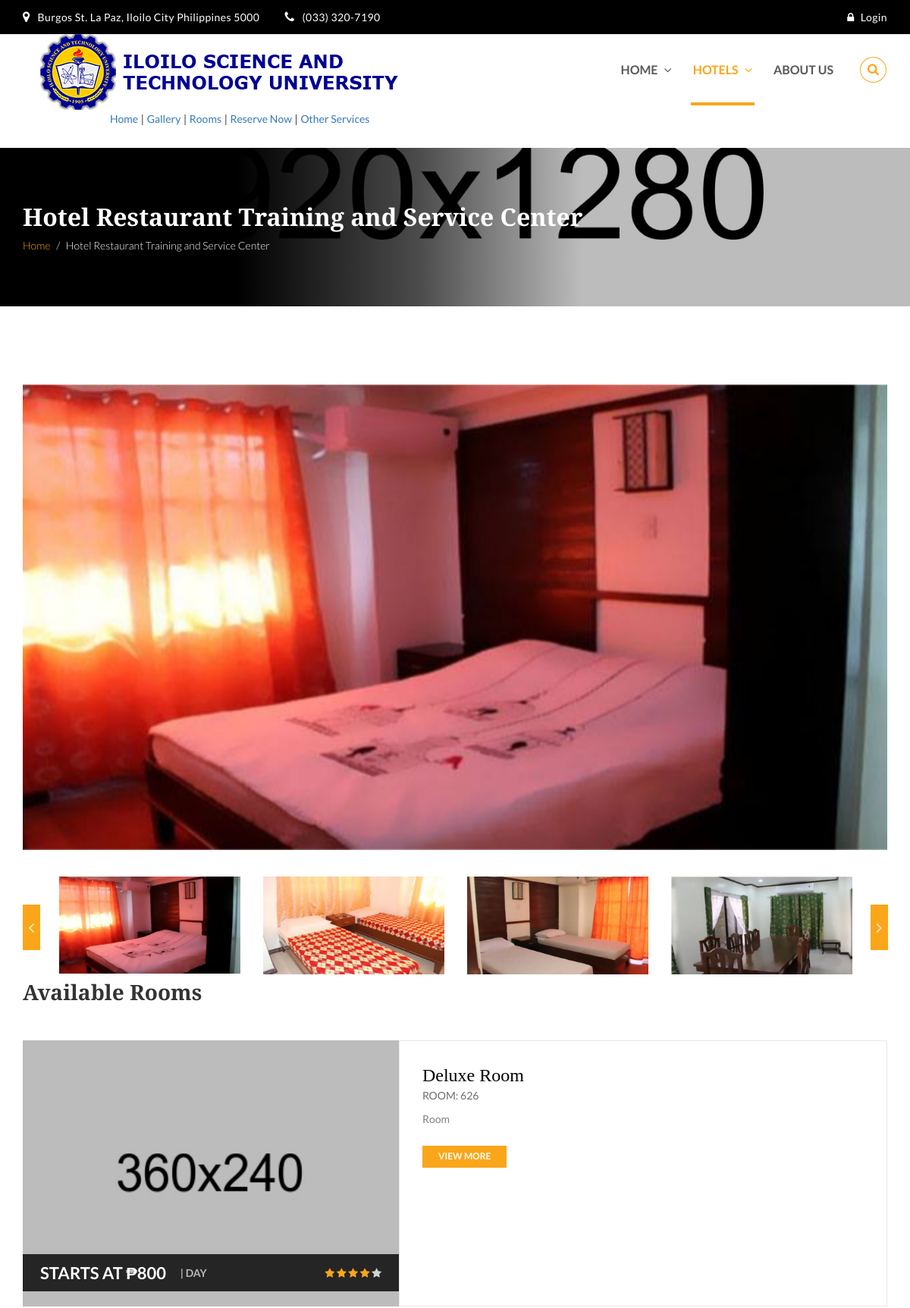
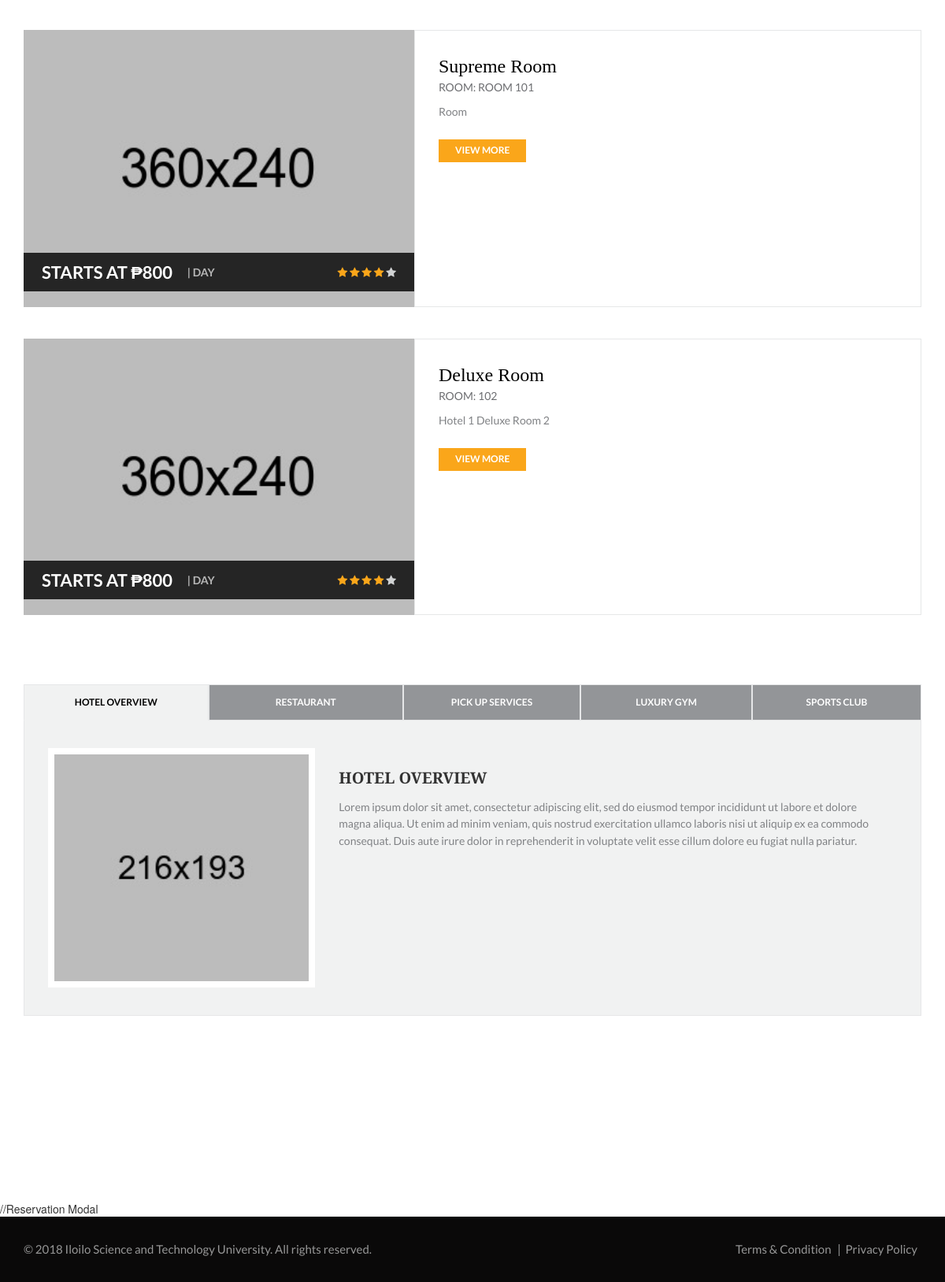
Page /hotel-hrsc.php on the committed database (2 pictures, top to bottom).
### tables this page shows
CREATE TABLE `rooms` (
  `id` int(11) NOT NULL,
  `hotel_id` int(11) NOT NULL,
  `room_type` varchar(255) NOT NULL,
  `room_name` varchar(50) NOT NULL,
  `room_description` text NOT NULL,
  `bed_number` int(11) NOT NULL,
  `image_path` varchar(255) NOT NULL,
  `last_edited_by` int(11) DEFAULT NULL
);

### hotel-hrsc.php (the view, shortened to what this page needs)
<?php
$hotel_id = 1;
require "connection.php";
?>
<!doctype html>
<html lang="en">
<head>
    <link rel="stylesheet" href="css/bootstrap.min.css">
    <link rel="stylesheet" href="css/font-awesome.min.css">
    <link rel="stylesheet" href="css/style.css">
    <link rel="stylesheet" id="cpswitch" href="css/orange.css">
    <link rel="stylesheet" href="css/responsive.css">
    <link rel="stylesheet" href="css/datepicker.css">
    <link rel="stylesheet" href="css/slick.css">
    <link rel="stylesheet" href="css/slick-theme.css">
</head>
<body>
<div id="top-bar" class="tb-text-white">
    <div class="container">
        <div class="row">
            <div class="col-xs-12 col-sm-6 col-md-6 col-lg-6">
                <div id="info">
                    <ul class="list-unstyled list-inline">
                        <li><span><i class="fa fa-map-marker"></i></span>Burgos St. La Paz, Iloilo City Philippines 5000</li>
                        <li><span><i class="fa fa-phone"></i></span>(033) 320-7190</li>
                    </ul>
                </div>
            </div>
            <div class="col-xs-12 col-sm-6 col-md-6 col-lg-6">
                <div id="links">
                    <ul class="list-unstyled list-inline">
                        <?php
                        if(isset($_SESSION["user_id"])) {
                            ?>
                            <li><a href="login-user.php"><span><i class="fa fa-lock"></i></span>Logout</a></li>
                            <?php
                        }
                        else {
                            ?>
                            <li><a href="login.php"><span><i class="fa fa-lock"></i></span>Login</a></li>
                            <?php
                        }
                        ?>
                    </ul>
                </div>
            </div>
        </div>
    </div>
</div>
<nav class="navbar navbar-default main-navbar navbar-custom navbar-white" id="mynavbar-1">
    <div class="container">
        <div class="navbar-header">
            <img src="images/logo.png" class="img-responsive" alt="registration-img">
        </div>
        <div class="collapse navbar-collapse" id="myNavbar1">
            <ul class="nav navbar-nav navbar-right navbar-search-link">
                <li class="dropdown"><a href="#" class="dropdown-toggle" data-toggle="dropdown">Home<span><i class="fa fa-angle-down"></i></span></a>
                </li>
                <li class="dropdown active"><a href="#" class="dropdown-toggle" data-toggle="dropdown">Hotels<span><i class="fa fa-angle-down"></i></span></a>
                </li>
                <li class="text">
                    <a href="inquiry-client.php">About us</a>
                </li>
                <li><a href="javascript:void(0)" class="search-button"><span><i class="fa fa-search"></i></span></a></li>
            </ul>
        </div>
        <div class="navbar" style="margin-left: 10%">
            <a href="#" class="about-text">Home</a> |
            <a href="#gallery">Gallery</a> |
            <a href="#available-rooms">Rooms</a> |
            <a data-toggle="modal" data-target="#thanks" style="cursor: pointer">Reserve Now</a> |
            <a href="#hotel-overview">Other Services</a>
        </div>
    </div>
</nav>
<section class="page-cover" id="cover-hotel-detail">
    <div class="container">
        <div class="row">
            <div class="col-sm-12">
                <h1 class="page-title">Hotel Restaurant Training and Service Center</h1>
                <ul class="breadcrumb">
                    <li><a href="#">Home</a></li>
                    <li class="active">Hotel Restaurant Training and Service Center</li>
                </ul>
            </div>
        </div>
    </div>
</section>
<section class="innerpage-wrapper">
    <div id="hotel-details" class="innerpage-section-padding">
        <div class="container">
            <div class="row">
                <div class="col-xs-12 col-sm-12 col-md-12 col-lg-12 content-side">
                    <div class="detail-slider" id="gallery">
                        <div class="feature-slider">
                            <div><img src="images/tls-1.jpg" class="img-responsive" alt="feature-img"/></div>
                        </div>
                        <div class="feature-slider-nav">
                            <div><img src="images/tls-1.jpg" class="img-responsive" alt="feature-img"/></div>
                            <div><img src="images/tls-2.jpg" class="img-responsive" alt="feature-img"/></div>
                            <div><img src="images/tls-3.jpg" class="img-responsive" alt="feature-img"/></div>
                            <div><img src="images/tls-4.jpg" class="img-responsive" alt="feature-img"/></div>
                        </div>
                    </div>
                    <div class="available-blocks" id="available-rooms">
                        <h2>Available Rooms</h2>
                        <div class="list-block main-block room-block"
                             <?php
                             $stmt = $conn->query("SELECT * FROM `rooms` WHERE `hotel_id` = '$hotel_id'");
                            while ($row = $stmt->fetch_object()) {
                            $stmt2 = $conn->query("SELECT MIN(rate) AS minimumRate FROM (room_rates) WHERE `room_id` = '$row->id'");
                            while ($row2 = $stmt2->fetch_object()){
                            $lowestPrice = $row2->minimumRate;
                            }
                            ?>
                            <div class="list-block main-block room-block">
                                <div class="list-content">
                                    <div class="main-img list-img room-img">
                                        <a href="#">
                                            <img src="<?= $row->image_path ?>" class="img-responsive" alt="room-img" />
                                        </a>
                                        <div class="main-mask">
                                            <ul class="list-unstyled list-inline offer-price-1">
                                                <li class="price">Starts at ₱<?= $lowestPrice ?><span class="divider"></span><span class="pkg"> | Day</span></li>
                                                <li class="rating">
                                                    <span><i class="fa fa-star orange"></i></span>
                                                    <span><i class="fa fa-star orange"></i></span>
                                                    <span><i class="fa fa-star orange"></i></span>
                                                    <span><i class="fa fa-star orange"></i></span>
                                                    <span><i class="fa fa-star lightgrey"></i></span>
                                                </li>
                                            </ul>
                                        </div>
                                        g                          </div>
                                    <div class="list-info room-info">
                                        <h3 class="block-title"><a href="#"><?= $row->room_type ?> Room</a></h3>
                                        <p class="block-minor">Room: <?= $row->room_name ?></p>
                                        <p><?= $row->room_description?></p>
                                        <a href="book-room.php?roomId=<?=$row->id?>" class="btn btn-orange btn-lg">View More</a>
                                    </div>
                                </div>
                            </div>
                            <?php
                                    }
                                    ?>
                        <div class="detail-tabs">
                            <ul class="nav nav-tabs nav-justified">
                                <li class="active"><a href="#hotel-overview" data-toggle="tab">Hotel Overview</a></li>
                                <li><a href="#restaurant" data-toggle="tab">Restaurant</a></li>
                                <li><a href="#pick-up" data-toggle="tab">Pick Up Services</a></li>
                                <li><a href="#luxury-gym" data-toggle="tab">Luxury Gym</a></li>
                                <li><a href="#sports-club" data-toggle="tab">Sports Club</a></li>
                            </ul>
                            <div class="tab-content">
                                <div id="hotel-overview" class="tab-pane in active">
                                    <div class="row">
                                        <div class="col-sm-4 col-md-4 tab-img">
                                            <img src="images/hotel-detail-tab-1.jpg" class="img-responsive" alt="flight-detail-img" />
                                        </div>
                                        <div class="col-sm-8 col-md-8 tab-text">
                                            <h3>Hotel Overview</h3>
                                            <p>Lorem ipsum dolor sit amet, consectetur adipiscing elit, sed do eiusmod tempor incididunt ut labore et dolore magna aliqua. Ut enim ad minim veniam, quis nostrud exercitation ullamco laboris nisi ut aliquip ex ea commodo consequat. Duis aute irure dolor in reprehenderit in voluptate velit esse cillum dolore eu fugiat nulla pariatur.</p>
                                        </div>
                                    </div>
                                </div>
                            </div>
                        </div>
                    </div>
                </div>
            </div>
        </div>
</section>
//Reservation Modal
<div id="footer-bottom" class="ftr-bot-black">
    <div class="container">
        <div class="row">
            <div class="col-xs-12 col-sm-6 col-md-6 col-lg-6" id="copyright">
                <p>© 2018 <a href="#">Iloilo Science and Technology University</a>. All rights reserved.</p>
            </div>
            <div class="col-xs-12 col-sm-6 col-md-6 col-lg-6" id="terms">
                <ul class="list-unstyled list-inline">
                    <li><a href="#">Terms & Condition</a></li>
                    <li><a href="#">Privacy Policy</a></li>
                </ul>
            </div>
        </div>
    </div>
</div>
</body>
</html>

### css/orange.css (style rules this page uses)
p { color:#808285; }
.btn { border-radius:0px; border:0px; }
.btn-orange, .btn-orange:focus { background:#faa61a; color:white; }
#top-bar { background-color:#000; }
#top-bar.tb-text-white #links ul li a, #top-bar.tb-text-white #info ul li, #top-bar.tb-text-white .form-group select, #top-bar.tb-text-white .form-group .fa { color:white; }
.navbar-white { background:white; }
.main-navbar { border:0px; border-radius:0px; }
.main-navbar .navbar-collapse { border-color:#f2f2f2; }
.main-navbar .nav > li > a { color:#58595b; }
.main-navbar .navbar-nav > li::before { background:#faa61a; }
.main-navbar .nav > li > a:hover, .main-navbar .nav > li > a:focus, .main-navbar .nav > li > a:focus:hover, .main-navbar .nav > li.active > a, .main-navbar .nav > li.active > a:focus, .main-navbar .nav > li.active > a:hover, .main-navbar .nav > li.active > a:focus:hover { color: #faa61a; background-color: transparent; }
.main-navbar .navbar-search-link > li:last-child a { border:1px solid #faa61a; color:#faa61a; border-radius:100%; }
.rating .fa.lightgrey { color:#d1d3d4; }
.rating .fa.orange { color:#faa61a; }
.offer-price-1 li.price { color:white; }
.offer-price-1 li.price .divider, .offer-price-1 li.price .pkg { color:#b6b6b6; }
.main-mask { background:rgba(0,0,0,0.8); }
.ftr-bot-black { background:#0a0909; }
#footer-bottom p, #footer-bottom a, #footer-bottom .line { color:#979797; }
#footer-bottom li:first-child:after { background:#979797; }
.page-cover { color:white; }
.page-cover::before { background:linear-gradient( to right, rgba(0, 0, 0,1) 0%,rgba(0, 0, 0,1) 26%, rgba(0, 0, 0,0.6) 46%, rgba(0, 0, 0,0) 64%,rgba(0, 0, 0,0) 100%); }
.page-cover .breadcrumb { background:none; }
.page-cover .breadcrumb li a { color:#faa61a; }
.page-cover .breadcrumb > li + li::before, .page-cover .breadcrumb li.active { color:white; }
#cover-hotel-detail { background:url('../images/cover-hotel-detail.jpg') 50% 55%; background-size:140%; color:white; }
.block-title a { color:#000; }
.list-info { border:1px solid #e6e7e8; }
.list-info .block-minor { color:#6d6e71; }
.detail-tabs .nav-tabs li a { background:#939598; color:white; border-radius:0px; border-color:#e6e7e8; }
.detail-tabs .nav-tabs.nav-justified > .active > a { border-color:#e6e7e8; border-bottom-color:transparent; }
.detail-tabs .nav-tabs li.active a { background:#f1f2f2; color:#000; }
.detail-tabs .tab-content .tab-pane { border:1px solid #e6e7e8; border-top:0px; background:#f1f2f2; }
.detail-tabs .tab-content .tab-pane img { border:8px solid white; }
.about-text { background:white; }

### css/responsive.css (style rules this page uses)
@media (min-width:1200px) { .main-navbar.navbar-custom .navbar-nav > li { padding: 22px 0; -webkit-transition: padding 0.3s; -moz-transition: padding 0.3s; transition: padding 0.3s; margin:0px 1px; } }
@media (min-width:1200px) { .main-navbar .nav > li > a { padding-left:0px; padding-right:0px; margin:0px 13px; } }
@media (min-width:1200px) { .main-navbar .navbar-nav > li:last-child a { margin-right:0px; } }
@media (min-width:1200px) { .main-navbar .navbar-nav > li:last-child { margin-left:12px; } }
@media (min-width:1200px) { .main-navbar .navbar-search-link > li:last-child { margin-left:8px; margin-top:6px; } }
@media (min-width:1200px) { .main-navbar .navbar-nav > li.active::before { width: 80%; } }
@media (min-width:768px) { #terms { text-align:right; } }
@media (min-width:992px) { .list-info { -webkit-flex: 1 0 28%; -ms-flex: 1 0 28%; flex: 1 0 28%; } }
@media (min-width:992px) { .list-img { -webkit-flex: 1 0 15%; -ms-flex: 1 0 15%; flex: 1 0 15%; } }
@media (min-width:768px) { .list-content { display: -webkit-box; display: -moz-box; display: -ms-flexbox; display: -moz-flex; display: -webkit-flex; display: flex; flex-wrap: wrap; width: 100%; vertical-align: top; overflow: hidden; } }
@media (min-width:768px) { .list-img { position: relative; overflow: hidden; } }
@media (min-width:768px) { .list-img img { height: 100%; } }
@media (min-width:992px) { .about-text { -webkit-flex: 1 0 28%; -ms-flex: 1 0 28%; flex: 1 0 28%; } }

### rows in the picture
rooms: image_path (picture), lowestPrice "800", room_type "Deluxe", room_name "626", room_description "Room"
rooms: image_path (picture), lowestPrice "800", room_type "Supreme", room_name "ROOM 101", room_description "Room"
rooms: image_path (picture), lowestPrice "800", room_type "Deluxe", room_name "102", room_description "Hotel 1 Deluxe Room 2"
